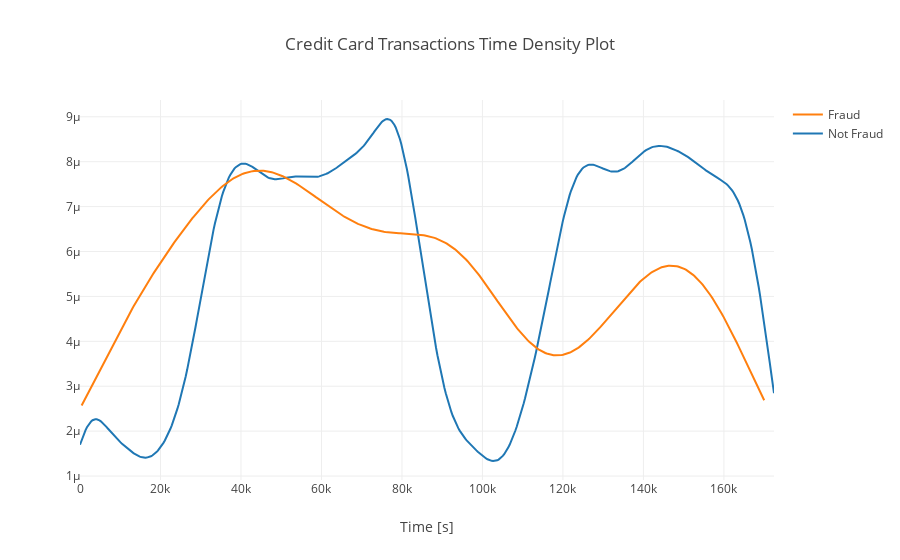

Source (notebook cell):
### Markdown cell above
## Data exploration
### Transactions in time

### Code cell
class_0 = data_df.loc[data_df['Class'] == 0]["Time"]
class_1 = data_df.loc[data_df['Class'] == 1]["Time"]

hist_data = [class_0, class_1]
group_labels = ['Not Fraud', 'Fraud']

fig = ff.create_distplot(hist_data, group_labels, show_hist=False, show_rug=False)
fig['layout'].update(title='Credit Card Transactions Time Density Plot', xaxis=dict(title='Time [s]'))
iplot(fig, filename='dist_only')

### Figure 1 — Plotly figure (JSON) as saved in the notebook; plotly's stock layout.template omitted (floating-point values rounded to 4 significant figures; data arrays with more than 128 entries replaced by an {"elided": "..."} marker saying what was removed)
{"data": [{"legendgroup": "Not Fraud", "marker": {"color": "rgb(31, 119, 180)"}, "mode": "lines", "name": "Not Fraud", "showlegend": true, "type": "scatter", "uid": "5e82a1f4-80c2-4597-923e-ce093b08ba2c", "x": {"elided": "500 float values"}, "xaxis": "x", "y": {"elided": "500 float values"}, "yaxis": "y"}, {"legendgroup": "Fraud", "marker": {"color": "rgb(255, 127, 14)"}, "mode": "lines", "name": "Fraud", "showlegend": true, "type": "scatter", "uid": "17e03f9b-b26d-44e9-a32d-89f3e53e8f9f", "x": {"elided": "500 float values"}, "xaxis": "x", "y": {"elided": "500 float values"}, "yaxis": "y"}], "layout": {"barmode": "overlay", "hovermode": "closest", "legend": {"traceorder": "reversed"}, "title": {"text": "Credit Card Transactions Time Density Plot"}, "xaxis": {"anchor": "y2", "domain": [0, 1], "title": {"text": "Time [s]"}, "zeroline": false}, "yaxis": {"anchor": "free", "domain": [0, 1], "position": 0}}}
